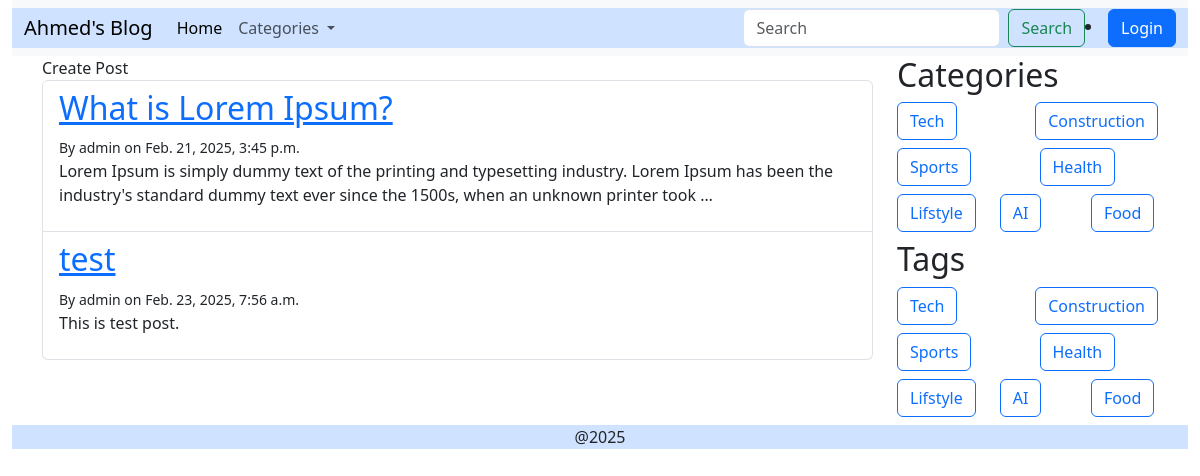
Screenshot of /?category=Tech with the database file from the repository.
### Blogs/models.py (models this page shows, shortened)
class posts(models.Model):
    title = models.CharField(max_length=100)
    content = models.TextField()
    author = models.ForeignKey(User, on_delete=models.CASCADE)
    category = models.ForeignKey(categories, on_delete=models.SET_NULL, blank=True, null=True)
    tag = models.ManyToManyField(tags, blank=True)
    created_at = models.DateTimeField(auto_now_add=True)
    updated_at = models.DateTimeField(auto_now=True)
    view_count = models.PositiveBigIntegerField(default=0)
    liked_users = models.ManyToManyField(User, related_name='liked_posts')

class categories(models.Model):
    name = models.CharField(max_length=20, unique=True)

class tags(models.Model):
    name = models.CharField(max_length=20, unique=True)

### Blogs/views.py (the view)
# urls.py: path("", views.posts_list, name='posts_list'),
def posts_list(request):
    categoryQ=request.GET.get('category', None)
    tagQ=request.GET.get('tag', None)
    if categoryQ:
        post = posts.objects.filter(category__name=categoryQ)
    elif tagQ:
        post = posts.objects.filter(tag__name=tagQ)
    else:
        post = posts.objects.all()
    tag = tags.objects.all()
    category = categories.objects.all()
    return render(request, 'blog/All_posts.html', {'post': post, 'tag': tag, 'category': category})

### templates/blog/All_posts.html (shortened to what this page needs)
{% extends "blog/base.html" %}
{% block content %}
<a class ='nav-link' href="{% url 'create_post' %}">Create Post</a>
<ul class="list-group">
    {% for post in post %}
    <li class="list-group-item">
        <h2><a href="{% url 'post_detail' post.id %}">{{ post.title }}</a></h2>
        <small> By {{ post.author }} on {{post.created_at }}</small>
        <p>{{ post.content|truncatewords:30 }}</p>
    </li>
    {% empty %}
    <li class="list-group-item">No posts found.</li>
    {% endfor %}
</ul>
{% endblock %}

### templates/blog/base.html (shortened to what this page needs)
<!DOCTYPE html>
<html>
    <head>
        <link rel="stylesheet" href="https://cdn.jsdelivr.net/npm/bootstrap@5.3.3/dist/css/bootstrap.min.css">
        <link rel="stylesheet" href="https://cdn.jsdelivr.net/npm/bootstrap-icons@1.7.2/font/bootstrap-icons.css">
    </head>
    <body>
        <div class="container-fluid">
            <nav class="navbar navbar-expand-lg bg-body-tertiary">
                <div class="container-fluid bg-primary-subtle">
                  <a class="navbar-brand" href="{% url 'posts_list' %}">Ahmed's Blog</a>
                  <div class="collapse navbar-collapse" id="navbarSupportedContent">
                    <ul class="navbar-nav me-auto mb-2 mb-lg-0">
                      <li class="nav-item">
                        <a class="nav-link active" aria-current="page" href="{% url 'posts_list' %}">Home</a>
                      </li>
                      <li class="nav-item dropdown">
                        <a class="nav-link dropdown-toggle" href="#" role="button" data-bs-toggle="dropdown" aria-expanded="false">
                          Categories
                        </a>
                      </li>
                    </ul>
                    <form class="d-flex" role="search">
                      <input class="form-control me-2" type="search" placeholder="Search" aria-label="Search">
                      <button class="btn btn-outline-success" type="submit">Search</button>
                    </form>
                    {% if user.is_authenticated %}
                      <div class="dropdown">
                        <a class="btn btn-secondary dropdown-toggle" href="#" role="button" data-bs-toggle="dropdown" aria-expanded="false">
                          Welcome, {{ user.username }}
                        </a>
                        <ul class="dropdown-menu">
                          <li>
                            <form method="post" action="{% url 'logout' %}">
                              {% csrf_token %}
                              <button type="submit" class="dropdown-item">Logout</button>
                            </form>
                          </li>
                        </ul>
                      </div>
                    {% else %}
                      <li class="nav-item">
                        <a class="btn btn-primary" href="{% url 'login' %}" onclick="openLoginModal(); return false;">Login</a>
                      </li>
                    {% endif %}
                  </div>
                </div>
              </nav>
        <div class="container">
            <div class="row">
                <div class="blog-card col-md-9">
                    {% block content %}
                    {% endblock %}
                </div>
                <div class="blog-card col-md-3">
                    <div class="row">
                        <h2>Categories</h2>
                        {% for category in category %}
                        <div class="col mb-2">
                        <a href="{% url 'posts_list' %}?category={{category.name}}" class="btn btn-outline-primary">{{ category.name }}</a>
                        </div>
                        {% endfor %}
                    </div>
                    <div class="row">
                        <h2>Tags</h2>
                        {% for tag in tag %}
                        <div class="col mb-2">
                        <a href="{% url 'posts_list' %}?tag={{tag.name}}" class="btn btn-outline-primary">{{ tag.name }}</a>
                        </div>
                        {% endfor %}
                    </div>
                </div>
            </div>
        </div>
            <footer class="footer bg-primary-subtle text-center"><p>@2025</p></footer>
        </div>
    </body>
</html>

### rows the page displays
posts: title "What is Lorem Ipsum?", author "admin", created_at "Feb. 21, 2025, 3:45 p.m.", content "Lorem Ipsum is simply dummy text of the printing and typesetting industry. Lorem Ipsum has been the industry's standard dummy text ever since the 1500s, when an unknown printer took …"
posts: title "test", author "admin", created_at "Feb. 23, 2025, 7:56 a.m.", content "This is test post."
categories: name "Tech"
categories: name "Construction"
categories: name "Sports"
categories: name "Health"
categories: name "Lifstyle"
categories: name "AI"
categories: name "Food"
tags: name "Tech"
tags: name "Construction"
tags: name "Sports"
tags: name "Health"
tags: name "Lifstyle"
tags: name "AI"
tags: name "Food"
